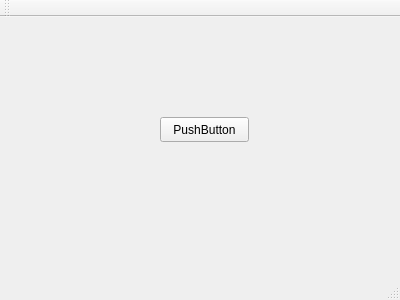
<?xml version="1.0" encoding="UTF-8"?>
<ui version="4.0">
 <class>MainWindow</class>
 <widget class="QMainWindow" name="MainWindow">
  <property name="geometry">
   <rect>
    <x>0</x>
    <y>0</y>
    <width>400</width>
    <height>300</height>
   </rect>
  </property>
  <property name="windowTitle">
   <string>MainWindow</string>
  </property>
  <widget class="QWidget" name="centralWidget">
   <widget class="QPushButton" name="pushButton">
    <property name="geometry">
     <rect>
      <x>160</x>
      <y>100</y>
      <width>89</width>
      <height>25</height>
     </rect>
    </property>
    <property name="text">
     <string>PushButton</string>
    </property>
   </widget>
  </widget>
  <widget class="QMenuBar" name="menuBar">
   <property name="geometry">
    <rect>
     <x>0</x>
     <y>0</y>
     <width>400</width>
     <height>22</height>
    </rect>
   </property>
  </widget>
  <widget class="QToolBar" name="mainToolBar">
   <attribute name="toolBarArea">
    <enum>TopToolBarArea</enum>
   </attribute>
   <attribute name="toolBarBreak">
    <bool>false</bool>
   </attribute>
  </widget>
  <widget class="QStatusBar" name="statusBar"/>
 </widget>
 <layoutdefault spacing="6" margin="11"/>
 <resources/>
 <connections/>
</ui>
